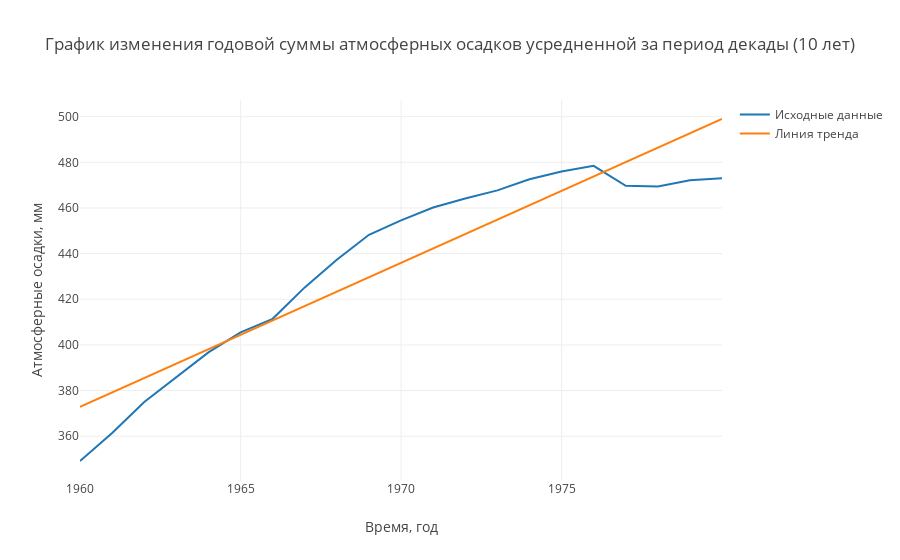

Here is the notebook cell this chart was saved with:
### Code cell
data = dfp[dfp.index < "1980-01-01"][[_p_col]].resample("Y").sum().rolling(10, min_periods=10).mean().dropna() / 600

precipitation = data[_p_col].tolist()
idx = np.arange(0,len(precipitation))
slope, intercept, r_value, p_value, std_err = st.linregress(idx,precipitation)
line = slope * idx + intercept

layout = go.Layout(
    title="График изменения годовой суммы атмосферных осадков усредненной за период декады (10 лет)",
    xaxis=dict(title = "Время, год", type='date'),
    yaxis=dict(title = "Атмосферные осадки, мм"),
)

trace1 = go.Scatter(x = data.index, y=data[_p_col], name="Исходные данные")
trace2 = go.Scatter(x = data.index, y=line, name='Линия тренда')
py.iplot(go.Figure(data=[trace1,trace2], layout=layout))

### Figure 1 — Plotly figure (JSON) as saved in the notebook; plotly's stock layout.template omitted (floating-point values rounded to 4 significant figures)
{"data": [{"name": "Исходные данные", "type": "scatter", "uid": "117873a2-1f80-4f68-98c4-f34a8dfaab7b", "x": ["1959-12-31", "1960-12-31", "1961-12-31", "1962-12-31", "1963-12-31", "1964-12-31", "1965-12-31", "1966-12-31", "1967-12-31", "1968-12-31", "1969-12-31", "1970-12-31", "1971-12-31", "1972-12-31", "1973-12-31", "1974-12-31", "1975-12-31", "1976-12-31", "1977-12-31", "1978-12-31", "1979-12-31"], "y": [349.1, 361.4, 375.0, 386.1, 396.7, 405.5, 411.4, 425.2, 437.3, 448.2, 454.6, 460.2, 464.2, 467.7, 472.6, 476.0, 478.5, 469.7, 469.4, 472.2, 473.0]}, {"name": "Линия тренда", "type": "scatter", "uid": "36a6d39c-be0d-4cd6-a7a6-5ca230f45427", "x": ["1959-12-31", "1960-12-31", "1961-12-31", "1962-12-31", "1963-12-31", "1964-12-31", "1965-12-31", "1966-12-31", "1967-12-31", "1968-12-31", "1969-12-31", "1970-12-31", "1971-12-31", "1972-12-31", "1973-12-31", "1974-12-31", "1975-12-31", "1976-12-31", "1977-12-31", "1978-12-31", "1979-12-31"], "y": [372.8, 379.1, 385.4, 391.8, 398.1, 404.4, 410.7, 417.0, 423.3, 429.6, 435.9, 442.2, 448.5, 454.8, 461.1, 467.4, 473.7, 480.1, 486.4, 492.7, 499.0]}], "layout": {"title": {"text": "График изменения годовой суммы атмосферных осадков усредненной за период декады (10 лет)"}, "xaxis": {"title": {"text": "Время, год"}, "type": "date"}, "yaxis": {"title": {"text": "Атмосферные осадки, мм"}}}}
